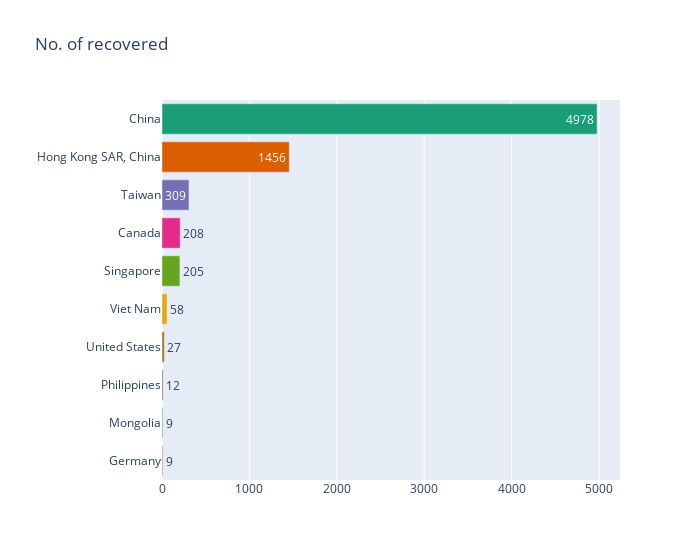

Write notebook code for a chart like this one.
### Markdown cell above
### Recovered cases

### Code cell
plot_barh('No. of recovered')

### Figure 1 — Plotly figure (JSON) as saved in the notebook; plotly's stock layout.template omitted (floating-point values rounded to 4 significant figures)
{"data": [{"alignmentgroup": "True", "customdata": [[5327, 7]], "hovertemplate": "Country/Region=%{y}<br>No. of recovered=%{text}<br>Cumulative total cases=%{customdata[0]}<br>Case fatalities ratio (%)=%{customdata[1]}<extra></extra>", "legendgroup": "China", "marker": {"color": "rgb(27,158,119)"}, "name": "China", "offsetgroup": "China", "orientation": "h", "showlegend": true, "text": [4978], "textposition": "auto", "type": "bar", "x": [4978], "xaxis": "x", "y": ["China"], "yaxis": "y"}, {"alignmentgroup": "True", "customdata": [[1755, 17]], "hovertemplate": "Country/Region=%{y}<br>No. of recovered=%{text}<br>Cumulative total cases=%{customdata[0]}<br>Case fatalities ratio (%)=%{customdata[1]}<extra></extra>", "legendgroup": "Hong Kong SAR, China", "marker": {"color": "rgb(217,95,2)"}, "name": "Hong Kong SAR, China", "offsetgroup": "Hong Kong SAR, China", "orientation": "h", "showlegend": true, "text": [1456], "textposition": "auto", "type": "bar", "x": [1456], "xaxis": "x", "y": ["Hong Kong SAR, China"], "yaxis": "y"}, {"alignmentgroup": "True", "customdata": [[346, 11]], "hovertemplate": "Country/Region=%{y}<br>No. of recovered=%{text}<br>Cumulative total cases=%{customdata[0]}<br>Case fatalities ratio (%)=%{customdata[1]}<extra></extra>", "legendgroup": "Taiwan", "marker": {"color": "rgb(117,112,179)"}, "name": "Taiwan", "offsetgroup": "Taiwan", "orientation": "h", "showlegend": true, "text": [309], "textposition": "auto", "type": "bar", "x": [309], "xaxis": "x", "y": ["Taiwan"], "yaxis": "y"}, {"alignmentgroup": "True", "customdata": [[251, 17]], "hovertemplate": "Country/Region=%{y}<br>No. of recovered=%{text}<br>Cumulative total cases=%{customdata[0]}<br>Case fatalities ratio (%)=%{customdata[1]}<extra></extra>", "legendgroup": "Canada", "marker": {"color": "rgb(231,41,138)"}, "name": "Canada", "offsetgroup": "Canada", "orientation": "h", "showlegend": true, "text": [208], "textposition": "auto", "type": "bar", "x": [208], "xaxis": "x", "y": ["Canada"], "yaxis": "y"}, {"alignmentgroup": "True", "customdata": [[238, 14]], "hovertemplate": "Country/Region=%{y}<br>No. of recovered=%{text}<br>Cumulative total cases=%{customdata[0]}<br>Case fatalities ratio (%)=%{customdata[1]}<extra></extra>", "legendgroup": "Singapore", "marker": {"color": "rgb(102,166,30)"}, "name": "Singapore", "offsetgroup": "Singapore", "orientation": "h", "showlegend": true, "text": [205], "textposition": "auto", "type": "bar", "x": [205], "xaxis": "x", "y": ["Singapore"], "yaxis": "y"}, {"alignmentgroup": "True", "customdata": [[63, 8]], "hovertemplate": "Country/Region=%{y}<br>No. of recovered=%{text}<br>Cumulative total cases=%{customdata[0]}<br>Case fatalities ratio (%)=%{customdata[1]}<extra></extra>", "legendgroup": "Viet Nam", "marker": {"color": "rgb(230,171,2)"}, "name": "Viet Nam", "offsetgroup": "Viet Nam", "orientation": "h", "showlegend": true, "text": [58], "textposition": "auto", "type": "bar", "x": [58], "xaxis": "x", "y": ["Viet Nam"], "yaxis": "y"}, {"alignmentgroup": "True", "customdata": [[27, 0]], "hovertemplate": "Country/Region=%{y}<br>No. of recovered=%{text}<br>Cumulative total cases=%{customdata[0]}<br>Case fatalities ratio (%)=%{customdata[1]}<extra></extra>", "legendgroup": "United States", "marker": {"color": "rgb(166,118,29)"}, "name": "United States", "offsetgroup": "United States", "orientation": "h", "showlegend": true, "text": [27], "textposition": "auto", "type": "bar", "x": [27], "xaxis": "x", "y": ["United States"], "yaxis": "y"}, {"alignmentgroup": "True", "customdata": [[14, 14]], "hovertemplate": "Country/Region=%{y}<br>No. of recovered=%{text}<br>Cumulative total cases=%{customdata[0]}<br>Case fatalities ratio (%)=%{customdata[1]}<extra></extra>", "legendgroup": "Philippines", "marker": {"color": "rgb(102,102,102)"}, "name": "Philippines", "offsetgroup": "Philippines", "orientation": "h", "showlegend": true, "text": [12], "textposition": "auto", "type": "bar", "x": [12], "xaxis": "x", "y": ["Philippines"], "yaxis": "y"}, {"alignmentgroup": "True", "customdata": [[9, 0]], "hovertemplate": "Country/Region=%{y}<br>No. of recovered=%{text}<br>Cumulative total cases=%{customdata[0]}<br>Case fatalities ratio (%)=%{customdata[1]}<extra></extra>", "legendgroup": "Mongolia", "marker": {"color": "rgb(27,158,119)"}, "name": "Mongolia", "offsetgroup": "Mongolia", "orientation": "h", "showlegend": true, "text": [9], "textposition": "auto", "type": "bar", "x": [9], "xaxis": "x", "y": ["Mongolia"], "yaxis": "y"}, {"alignmentgroup": "True", "customdata": [[9, 0]], "hovertemplate": "Country/Region=%{y}<br>No. of recovered=%{text}<br>Cumulative total cases=%{customdata[0]}<br>Case fatalities ratio (%)=%{customdata[1]}<extra></extra>", "legendgroup": "Germany", "marker": {"color": "rgb(217,95,2)"}, "name": "Germany", "offsetgroup": "Germany", "orientation": "h", "showlegend": true, "text": [9], "textposition": "auto", "type": "bar", "x": [9], "xaxis": "x", "y": ["Germany"], "yaxis": "y"}], "layout": {"barmode": "relative", "legend": {"title": {"text": "Country/Region"}, "tracegroupgap": 0}, "showlegend": false, "title": {"text": "No. of recovered"}, "uniformtext": {"minsize": 8, "mode": "hide"}, "width": 700, "xaxis": {"anchor": "y", "domain": [0, 1], "title": {"text": ""}}, "yaxis": {"anchor": "x", "categoryarray": ["Germany", "Mongolia", "Philippines", "United States", "Viet Nam", "Singapore", "Canada", "Taiwan", "Hong Kong SAR, China", "China"], "categoryorder": "array", "domain": [0, 1], "title": {"text": ""}}}}
